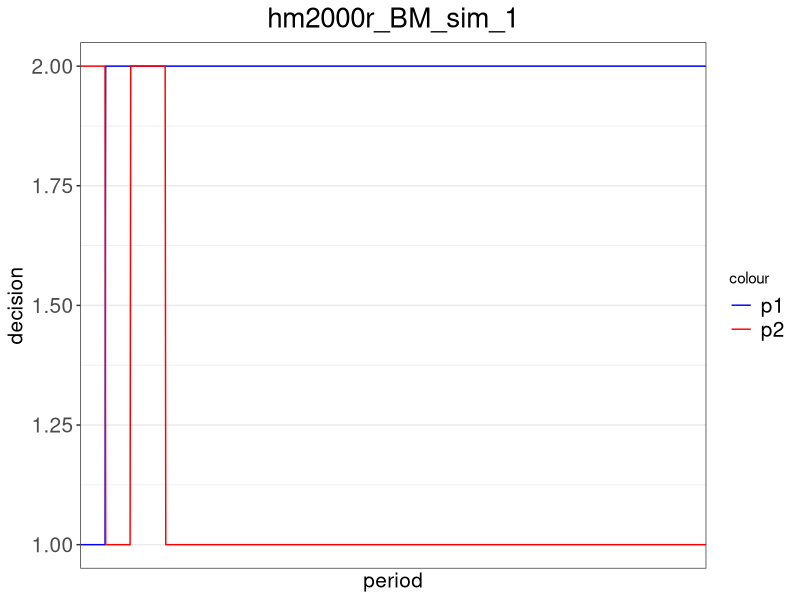
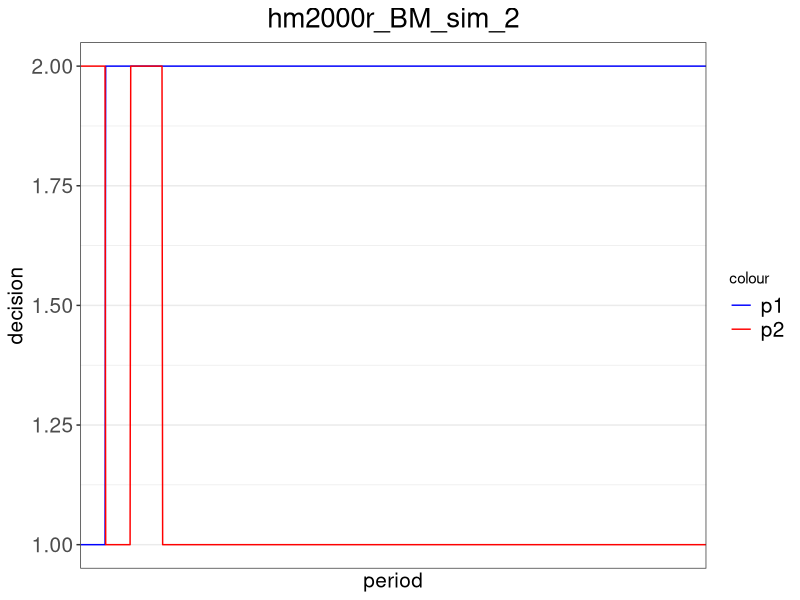
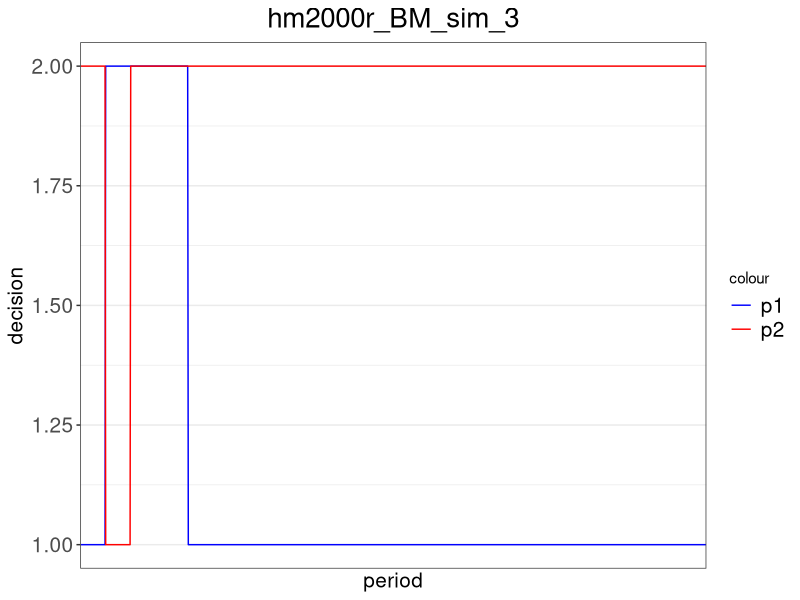
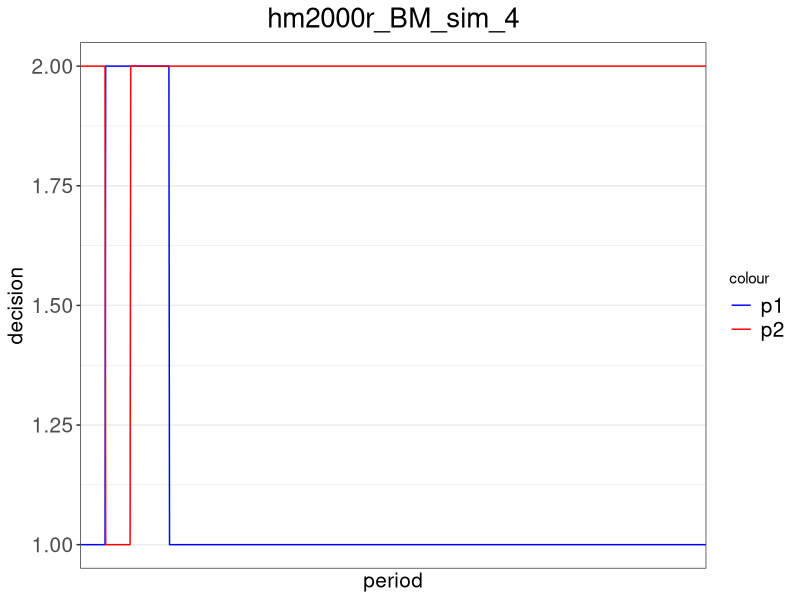
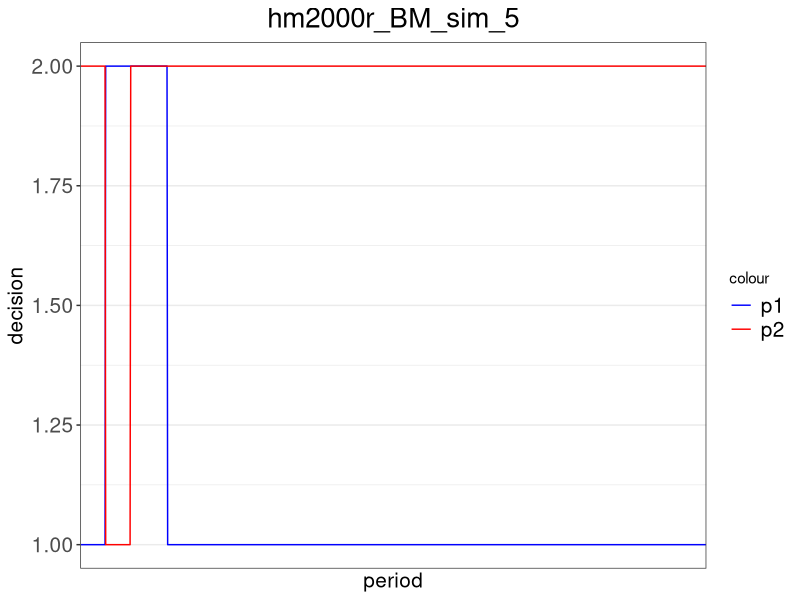
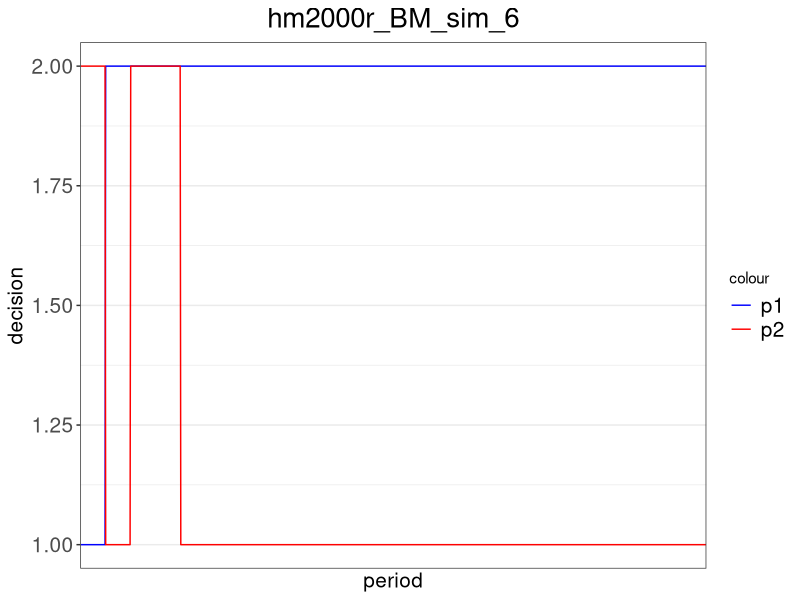
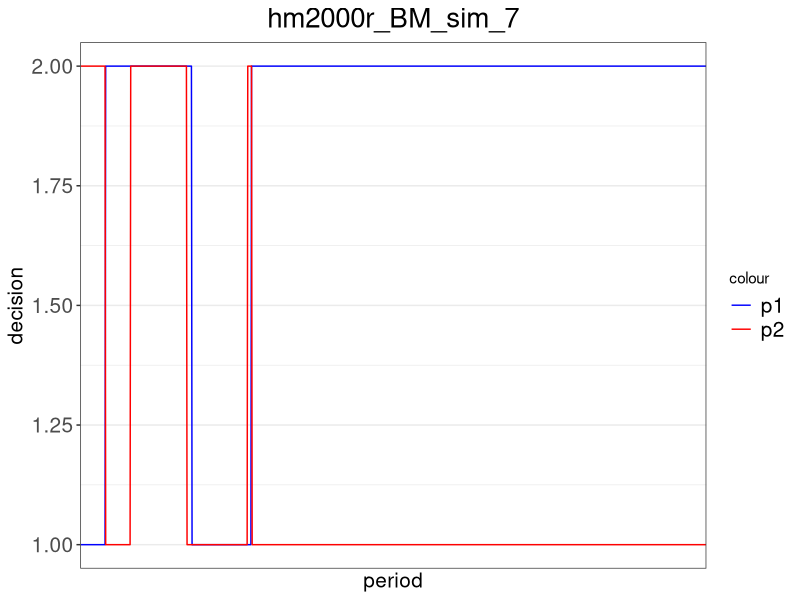
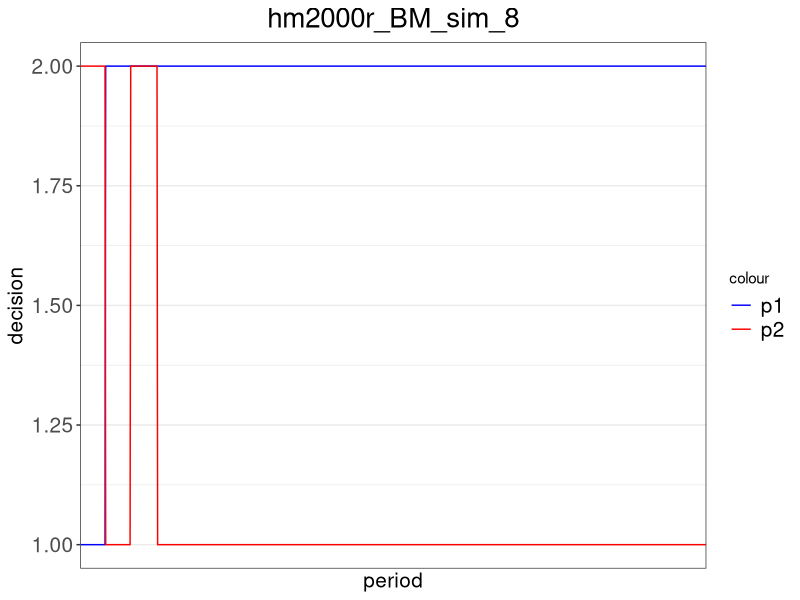

Generate these figures, in order, with R: (Note: a time limit stopped this script after it produced the figures.)
##### Package and Payoff #####
# add package
library(ggplot2)
library(xtable)

# set up the payoff matrix
pay_chicken = matrix(c(100,200,600,500),2,2) # payoff matrix 2x2

# build the payoff function (chicken, can be switched to MV)
payoff = function(my_choice, your_choice){
  return(pay_chicken[my_choice, your_choice])
}


##### HM2000 (regret1) #####
# build the regret function for action m (m is 1,2,or 3) under hm2000
regret_hm2000 = function(m, iteration, my_history, your_history){
  
  # calculate the length of history
  len_history = iteration - 1
  
  # get my most recent decision
  lastchoice = my_history[len_history]
  
  # create a regret payoff term
  my_regret = rep(0, len_history)
  
  # loop over previous periods to replace the choice with decision 1
  for (i in 1:len_history){
    if (my_history[i] == lastchoice){
      my_regret[i] = payoff(m, your_history[i])
    }
    else{
      my_regret[i] = payoff(my_history[i], your_history[i])
    }
  }
  
  # calculate and return the regret
  return(mean(my_regret))
}


# build the decision function based on the regret function under hm2000
decision_hm2000 = function(mu, iteration, my_history, your_history){
  
  # get my most recent decision
  lastchoice = my_history[iteration-1]
  
  # compute regret for all possible decisions
  regret1 = regret_hm2000(1, iteration, my_history, your_history)
  regret2 = regret_hm2000(2, iteration, my_history, your_history)
  
  # calculate the decision when my last choice is 1
  if (lastchoice == 1){
    if (regret1 >= regret2){return(1)}
    else{
      # switch with a positive probability from 1 to 2
      seed = runif(1,0,1)
      prob = (regret2-regret1)/mu
      if (seed <= prob){return(2)}
      else{return(1)}
    }
  }
  
  # calculate the decision when my last choice is 2
  if (lastchoice == 2){
    if (regret1 <= regret2){return(2)}
    else{
      # switch with a positive probability from 2 to 1
      seed = runif(1,0,1)
      prob = (regret1-regret2)/mu
      if (seed <= prob){return(1)}
      else{return(2)}
    }
  }
}


# build the decision function based on logit response
decision_hm2000_logit = function(mu, beta, iteration, my_history, your_history){
  
  # compute regret for all possible decisions
  regret1 = regret_hm2000(1, iteration, my_history, your_history)
  regret2 = regret_hm2000(2, iteration, my_history, your_history)
  
  # using logit response to calculate the probability of choosing each strategy
  prob = c(0,0)
  prob[1] = exp(beta[1]*regret1)/(exp(beta[1]*regret1) + exp(beta[2]*regret2))
  prob[2] = exp(beta[2]*regret2)/(exp(beta[1]*regret1) + exp(beta[2]*regret2))
  
  # randomly determine the decision
  seed = runif(1,0,1)
  if (seed <= prob[1]){return(1)}
  else{return(2)}
}


##### Average Historical Payoff (regret2) #####
# build the regret function for action m (m is 1,2,or 3) under average historical payoff
regret_avgpay = function(m, iteration, my_history, your_history){
  
  # calculate the length of history
  len_history = iteration - 1
  
  # create a regret payoff term
  my_regret = 0
  period = 0
  
  # loop over previous periods to calculate the total historical payoff
  for (i in 1:len_history){
    if (my_history[i] == m){
      my_regret = my_regret + payoff(my_history[i], your_history[i])
      period = period + 1
    }
  }
  
  # return the average historical payoff
  if (period == 0){return(0)}
  else{
    return(my_regret/period)
  }
}


# build the decision function based on the regret function under average historical payoff
decision_avgpay = function(mu, iteration, my_history, your_history){
  
  # get my most recent decision
  lastchoice = my_history[iteration-1]
  
  # compute regret for all possible decisions
  regret1 = regret_avgpay(1, iteration, my_history, your_history)
  regret2 = regret_avgpay(2, iteration, my_history, your_history)
  
  # calculate the decision when my last choice is 1
  if (lastchoice == 1){
    if (regret1 >= regret2){return(1)}
    else{
      # switch with a positive probability from 1 to 2
      seed = runif(1,0,1)
      prob = (regret2-regret1)/mu
      if (seed <= prob){return(2)}
      else{return(1)}
    }
  }
  
  # calculate the decision when my last choice is 2
  if (lastchoice == 2){
    if (regret1 <= regret2){return(2)}
    else{
      # switch with a positive probability from 2 to 1
      seed = runif(1,0,1)
      prob = (regret1-regret2)/mu
      if (seed <= prob){return(1)}
      else{return(2)}
    }
  }
}


# build the decision function based on logit response
decision_avgpay_logit = function(mu, beta, iteration, my_history, your_history){
  
  # compute regret for all possible decisions
  regret1 = regret_avgpay(1, iteration, my_history, your_history)
  regret2 = regret_avgpay(2, iteration, my_history, your_history)
  
  # using logit response to calculate the probability of choosing each strategy
  prob = c(0,0)
  prob[1] = exp(beta[1]*regret1)/(exp(beta[1]*regret1) + exp(beta[2]*regret2))
  prob[2] = exp(beta[2]*regret2)/(exp(beta[1]*regret1) + exp(beta[2]*regret2))
  
  # randomly determine the decision
  seed = runif(1,0,1)
  if (seed <= prob[1]){return(c(1,prob[1],prob[2]))}
  else{return(c(2,prob[1], prob[2]))}
}


##### HM2000 revised (regret3) #####
# build the regret function for action m (m is 1,2,or 3) under hm2000 revised
regret_hm2000r = function(m, iteration, my_history, your_history){
  
  # calculate the length of history
  len_history = iteration - 1
  
  # get my most recent decision
  lastchoice = my_history[len_history]
  
  # create a regret payoff term
  my_regret = 0
  period = 0
  
  # loop over previous periods to replace the choice with decision 1
  for (i in 1:len_history){
    if (my_history[i] == lastchoice){
      my_regret = my_regret + payoff(m, your_history[i])
      period = period + 1
    }
  }
  
  # calculate and return the regret
  return(my_regret/period)
}


# build the decision function based on the regret function under hm2000 revised
decision_hm2000r = function(mu, iteration, my_history, your_history){
  
  # get my most recent decision
  lastchoice = my_history[iteration-1]
  
  # compute regret for all possible decisions
  regret1 = regret_hm2000r(1, iteration, my_history, your_history)
  regret2 = regret_hm2000r(2, iteration, my_history, your_history)
  
  # calculate the decision when my last choice is 1
  if (lastchoice == 1){
    if (regret1 >= regret2){return(1)}
    else{
      # switch with a positive probability from 1 to 2
      seed = runif(1,0,1)
      prob = (regret2-regret1)/mu
      if (seed <= prob){return(2)}
      else{return(1)}
    }
  }
  
  # calculate the decision when my last choice is 2
  if (lastchoice == 2){
    if (regret1 <= regret2){return(2)}
    else{
      # switch with a positive probability from 2 to 1
      seed = runif(1,0,1)
      prob = (regret1-regret2)/mu
      if (seed <= prob){return(1)}
      else{return(2)}
    }
  }
}


# build the decision function based on logit response
decision_hm2000r_logit = function(mu, beta, iteration, my_history, your_history){
  
  # compute regret for all possible decisions
  regret1 = regret_hm2000r(1, iteration, my_history, your_history)
  regret2 = regret_hm2000r(2, iteration, my_history, your_history)
  
  # using logit response to calculate the probability of choosing each strategy
  prob = c(0,0)
  prob[1] = exp(beta[1]*regret1)/(exp(beta[1]*regret1) + exp(beta[2]*regret2))
  prob[2] = exp(beta[2]*regret2)/(exp(beta[1]*regret1) + exp(beta[2]*regret2))
  
  # randomly determine the decision
  seed = runif(1,0,1)
  if (seed <= prob[1]){return(1)}
  else{return(2)}
}


##### HM2001 #####
regret_hm2001 = function(m, iteration, my_history, your_history, my_prob){
  
  # calculate the length of history
  len_history = iteration - 1
  
  # create a regret payoff term
  my_regret = 0
  period = 0
  
  # loop over previous periods to calculate the total historical payoff
  for (i in 1:len_history){
    if (my_history[i] == m){
      my_regret = my_regret + payoff(my_history[i], your_history[i])*((my_prob[i])/(1-my_prob[i]))
    }
  }
  
  # return the average historical payoff
  if (period == 0){return(0)}
  else{
    return(my_regret/len_history)
  }  
}


# build the regret avgpay function
regret_avgpayr = function(m, iteration, my_history, your_history){
  
  # calculate the length of history
  len_history = iteration - 1
  
  # create a regret payoff term
  my_regret = 0
  period = 0
  
  # loop over previous periods to calculate the total historical payoff
  for (i in 1:len_history){
    if (my_history[i] == m){
      my_regret = my_regret + payoff(my_history[i], your_history[i])
      period = period + 1
    }
  }
  
  # return the average historical payoff
  if (period == 0){return(0)}
  else{
    return(my_regret/len_history)
  }
}


# build the decision function based on HM2001
decision_hm2001 = function(mu, delta, gamma, iteration, my_history, your_history, my_prob){
  
  # get my most recent decision
  lastchoice = my_history[iteration-1]
  
  # compute regret for all possible decisions
  regret1 = regret_avgpayr(1, iteration, my_history, your_history)
  regret1m = regret_hm2001(1, iteration, my_history, your_history, 1-my_prob)
  regret2 = regret_avgpayr(2, iteration, my_history, your_history)
  regret2m = regret_hm2001(2, iteration, my_history, your_history, my_prob)
  seed = runif(1,0,1)
  # calculate the decision when my last choice is 1
  if (lastchoice == 1){
    cjk = regret2m - regret1
    q = max(cjk,0)
    psw = (1-delta/(iteration^gamma))*min(q/mu,1)+(delta/(iteration^gamma))*(1/2)
    if (seed <= psw){return(c(2,1-psw))}
    else{return(c(1,1-psw))}
  }
  else{
    cjk = regret1m - regret2
    q = max(cjk,0)
    psw = (1-delta/(iteration^gamma))*min(q/mu,1)+(delta/(iteration^gamma))*(1/2)
    if (seed <= psw){return(c(1,psw))}
    else{return(c(2,psw))}
  }
}    


##### Pair level graph and joint density - HM2000 and avgpay #####
# set up the parameters for the simulation
mu = 1500 # HM2000 probability parameter
n = 1000 # number of periods in each simulation
sim = 100 # number of simulations
experiment = 120 # number of experimentation periods where players randomly make decisions
beta = 0.05

# set up the joint density matrix
joint_density_all = matrix(c(0,0,0,0),2,2)

# set up the joint density matrix for each simulation
joint_density = list()

# run the simulations
for (s in 1:sim){
  
  # set up the vectors for choices and game parameters
  history_p1 = rep(0, n)
  history_p2 = rep(0, n)
  
  # calculate the experimentation periods with random starting decisions
  # history_p1[1:experiment] = sample(1:2, experiment, replace = TRUE)
  # history_p2[1:experiment] = sample(2:2, experiment, replace = TRUE)
  history_p1[1:experiment] = c(rep(1, experiment/3), rep(2, experiment/3), rep(2, experiment/3))
  history_p2[1:experiment] = c(rep(2, experiment/3), rep(1, experiment/3), rep(2, experiment/3))
  
  # set up the joint density matrix for the current simulation
  joint_density[[s]] = matrix(c(0,0,0,0),2,2)
  
  # calculate the rest of the decisions to n periods
  for (i in (experiment+1):n){
    history_p1[i] = decision_hm2000r(mu, i, history_p1, history_p2)
    history_p2[i] = decision_hm2000r(mu, i, history_p2, history_p1)
    
    # update the joint density matrix
    if (history_p1[i]==1 & history_p2[i]==1){joint_density[[s]][1,1]=joint_density[[s]][1,1]+1}
    else if (history_p1[i]==1 & history_p2[i]==2){joint_density[[s]][1,2]=joint_density[[s]][1,2]+1}
    else if (history_p1[i]==2 & history_p2[i]==1){joint_density[[s]][2,1]=joint_density[[s]][2,1]+1}
    else{joint_density[[s]][2,2]=joint_density[[s]][2,2]+1}
  }
  
  # normalize the frequency to probability
  joint_density[[s]] = round(joint_density[[s]]/sum(joint_density[[s]]), 3)
  
  # create the dataset for figures
  df = data.frame(
    p1_choice = history_p1,
    p2_choice = history_p2,
    period = 1:n
  )
  
  # graph the decision making
  title = paste('hm2000r', 'BM', 'sim', as.character(s), sep = '_')
  file = paste("D:/Dropbox/Working Papers/Correlated Equilibrium/data/simulations/", title, sep = "")
  file = paste(file, ".png", sep = "")
  png(file, width = 400, height = 200)

  pic = ggplot(data = df) +
    geom_line(aes(x=period, y=p1_choice, colour='blue')) +
    geom_line(aes(x=period, y=p2_choice, colour='red')) +
    scale_x_discrete(name='period', waiver()) +
    scale_y_continuous(name='decision', limits=c(1,2)) +
    ggtitle(title) +
    theme_bw() +
    scale_colour_manual(values=c('blue', 'red'), labels=c('p1', 'p2')) +
    theme(plot.title = element_text(hjust = 0.5, size = 20), legend.text = element_text(size = 15),
          axis.title.x = element_text(size = 15), axis.title.y = element_text(size = 15),
          axis.text.x = element_text(size = 15), axis.text.y = element_text(size = 15))

  print(pic)
  dev.off()
}

# finalize the joint density matrix
#xtable(joint_density[[1]])

for (a in 1:sim){
  joint_density_all = joint_density_all + joint_density[[a]]
}
joint_density_all = joint_density_all / sim
xtable(joint_density_all)


##### Pair level graph and joint density - HM2001 #####
# set up the parameters for the simulation
mu = 1500 # HM2000 probability parameter
n = 10000 # number of periods in each simulation
sim = 1 # number of simulations
experiment = 1 # number of experimentation periods where players randomly make decisions
delta = 0.1
gamma = 0.0001

# set up the joint density matrix
joint_density_all = matrix(c(0,0,0,0),2,2)

# set up the joint density matrix for each simulation
joint_density = list()

# run the simulations
for (s in 1:sim){
  # set up the probability choices for HM2001
  prob_p1 = rep(0.5, n)
  prob_p2 = rep(0.5, n)
  
  # set up the vectors for choices and game parameters
  history_p1 = rep(0, n)
  history_p2 = rep(0, n)
  
  # calculate the experimentation periods with random starting decisions
  history_p1[1:experiment] = sample(1:2, experiment, replace = TRUE)
  history_p2[1:experiment] = sample(1:2, experiment, replace = TRUE)
  
  # set up the joint density matrix for the current simulation
  joint_density[[s]] = matrix(c(0,0,0,0),2,2)
  
  # calculate the rest of the decisions to n periods
  for (i in (experiment+1):n){
    history_p1[i] = decision_hm2001(mu, delta, gamma, i, history_p1, history_p2, prob_p1)[1]
    prob_p1[i] = decision_hm2001(mu, delta, gamma, i, history_p1, history_p2, prob_p1)[2]
    history_p2[i] = decision_hm2001(mu, delta, gamma, i, history_p2, history_p1, prob_p2)[1]
    prob_p2[i] = decision_hm2001(mu, delta, gamma, i, history_p2, history_p1, prob_p2)[2]
    
    # update the joint density matrix
    if (history_p1[i]==1 & history_p2[i]==1){joint_density[[s]][1,1]=joint_density[[s]][1,1]+1}
    else if (history_p1[i]==1 & history_p2[i]==2){joint_density[[s]][1,2]=joint_density[[s]][1,2]+1}
    else if (history_p1[i]==2 & history_p2[i]==1){joint_density[[s]][2,1]=joint_density[[s]][2,1]+1}
    else{joint_density[[s]][2,2]=joint_density[[s]][2,2]+1}
  }
  
  # normalize the frequency to probability
  joint_density[[s]] = round(joint_density[[s]]/sum(joint_density[[s]]), 3)
  
  # create the dataset for figures
  df = data.frame(
    p1_choice = history_p1,
    p2_choice = history_p2,
    period = 1:n
  )
  
  # graph the decision making
  title = paste('hm2001', 'BM', 'sim', as.character(s), sep = '_')
  file = paste("D:/Dropbox/Working Papers/Correlated Equilibrium/data/simulations/", title, sep = "")
  file = paste(file, ".png", sep = "")
  png(file, width = 400, height = 200)
  
  pic = ggplot(data = df) +
    geom_line(aes(x=period, y=p1_choice, colour='blue')) +
    geom_line(aes(x=period, y=p2_choice, colour='red')) +
    scale_x_discrete(name='period', waiver()) +
    scale_y_continuous(name='decision', limits=c(1,2)) +
    ggtitle(title) + 
    theme_bw() + 
    scale_colour_manual(values=c('blue', 'red'), labels=c('p1', 'p2')) +
    theme(plot.title = element_text(hjust = 0.5, size = 20), legend.text = element_text(size = 15),
          axis.title.x = element_text(size = 15), axis.title.y = element_text(size = 15),
          axis.text.x = element_text(size = 15), axis.text.y = element_text(size = 15))
  
  print(pic)
  dev.off()
}

# finalize the joint density matrix
xtable(joint_density[[1]])

for (a in 1:sim){
  joint_density_all = joint_density_all + joint_density[[a]]
}
joint_density_all = joint_density_all / sim
xtable(joint_density_all, caption = title)


##### Probability of converging to collusion #####
# set up the parameters for the simulation
mu = 1500 # HM2000 probability parameter
n = 1000 # number of periods in each simulation
sim = 100 # number of simulations
experiment = 100 # number of experimentation periods where players randomly make decisions
beta = 0.05

# set up the joint density matrix
joint_density_all = matrix(c(0,0,0,0),2,2)

# set up the joint density matrix and history data for each simulation
joint_density = list()
history_all = list()

# run the simulations
for (s in 1:sim){
  
  # set up the vectors for choices and game parameters
  history_p1 = rep(0, n)
  history_p2 = rep(0, n)
  prob_p1_1 = rep(0, n)
  prob_p1_2 = rep(0, n)
  prob_p2_1 = rep(0, n)
  prob_p2_2 = rep(0, n)
  
  # calculate the experimentation periods with random starting decisions
  # history_p1[1:experiment] = sample(1:2, experiment, replace = TRUE)
  # history_p2[1:experiment] = sample(2:2, experiment, replace = TRUE)
  history_p1[1:experiment] = rep(2, experiment)
  history_p2[1:experiment] = rep(2, experiment)
  
  # set up the joint density matrix for the current simulation
  joint_density[[s]] = matrix(c(0,0,0,0),2,2)
  
  # calculate the rest of the decisions to n periods
  for (i in (experiment+1):n){
    history_p1[i] = decision_avgpay_logit(mu, c(beta,beta), i, history_p1, history_p2)[1]
    history_p2[i] = decision_avgpay_logit(mu, c(beta,beta), i, history_p2, history_p1)[1]
    prob_p1_1[i] = decision_avgpay_logit(mu, c(beta,beta), i, history_p1, history_p2)[2]
    prob_p1_2[i] = decision_avgpay_logit(mu, c(beta,beta), i, history_p1, history_p2)[3]
    prob_p2_1[i] = decision_avgpay_logit(mu, c(beta,beta), i, history_p2, history_p1)[2]
    prob_p2_2[i] = decision_avgpay_logit(mu, c(beta,beta), i, history_p2, history_p1)[3]
    
    # update the joint density matrix
    if (history_p1[i]==1 & history_p2[i]==1){joint_density[[s]][1,1]=joint_density[[s]][1,1]+1}
    else if (history_p1[i]==1 & history_p2[i]==2){joint_density[[s]][1,2]=joint_density[[s]][1,2]+1}
    else if (history_p1[i]==2 & history_p2[i]==1){joint_density[[s]][2,1]=joint_density[[s]][2,1]+1}
    else{joint_density[[s]][2,2]=joint_density[[s]][2,2]+1}
  }
  
  # normalize the frequency to probability
  joint_density[[s]] = round(joint_density[[s]]/sum(joint_density[[s]]), 3)
  
  # create the dataset
  df = data.frame(
    p1_choice = history_p1,
    p2_choice = history_p2,
    p1_prob_1 = prob_p1_1,
    p1_prob_2 = prob_p1_2,
    p2_prob_1 = prob_p2_1,
    p2_prob_2 = prob_p2_2,
    period = 1:n
  )
  history_all[[s]] = df
}

# finalize the joint density matrix
for (a in 1:sim){
  joint_density_all = joint_density_all + joint_density[[a]]
}
joint_density_all = joint_density_all / sim
xtable(joint_density_all)

# check the probability of playing collusion
length = rep(0, sim)
df_m = data.frame(nash1 = length, nash2 = length, collude = length)
for (j in 1:sim){
  
  df_m$nash1[j] = joint_density[[j]][1,2]
  df_m$nash2[j] = joint_density[[j]][2,1]
  df_m$collude[j] = joint_density[[j]][2,2]
}

# graph the cdf
title = paste('cdf of playing NE and collusion', 'b', as.character(beta), sep = ' ')
file = paste("D:/Dropbox/Working Papers/Correlated Equilibrium/data/simulations/", title, sep = "")
file = paste(file, ".png", sep = "")
png(file, width = 700, height = 400)

pic = ggplot(data = df_m) +
  stat_ecdf(geom="step", aes(x=collude, colour='blue')) +
  stat_ecdf(geom="step", aes(x=nash1, colour='red')) +
  stat_ecdf(geom="step", aes(x=nash2, colour='green')) +
  scale_x_continuous(name='prob of play', waiver(), limits=c(0,1)) +
  scale_y_continuous(name='density') +
  ggtitle(title) +
  theme_bw() + 
  scale_colour_manual(values=c('blue','red', 'green'), label=c('collude', 'nash2', 'nash1')) +
  theme(plot.title = element_text(hjust = 0.5, size = 20), legend.text = element_text(size = 15),
        axis.title.x = element_text(size = 15), axis.title.y = element_text(size = 15),
        axis.text.x = element_text(size = 15), axis.text.y = element_text(size = 15))

print(pic)
dev.off()

write.csv(history_all[[3]], file = 'D:/Dropbox/Working Papers/Correlated Equilibrium/data/simulations/sample.csv')
